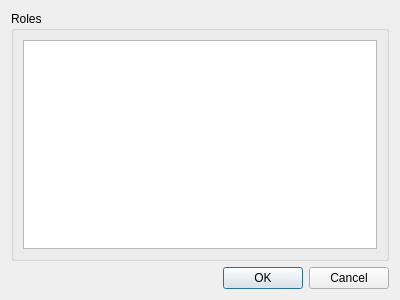
<?xml version="1.0" encoding="UTF-8"?>
<ui version="4.0">
 <class>StructuralBindDialog</class>
 <widget class="QDialog" name="StructuralBindDialog">
  <property name="geometry">
   <rect>
    <x>0</x>
    <y>0</y>
    <width>400</width>
    <height>300</height>
   </rect>
  </property>
  <property name="windowTitle">
   <string>Dialog</string>
  </property>
  <layout class="QVBoxLayout" name="verticalLayout">
   <item>
    <widget class="QGroupBox" name="groupBox">
     <property name="title">
      <string>Roles</string>
     </property>
     <layout class="QVBoxLayout" name="verticalLayout_2">
      <item>
       <widget class="QListWidget" name="listWidget"/>
      </item>
     </layout>
    </widget>
   </item>
   <item>
    <widget class="QDialogButtonBox" name="buttonBox">
     <property name="orientation">
      <enum>Qt::Horizontal</enum>
     </property>
     <property name="standardButtons">
      <set>QDialogButtonBox::Cancel|QDialogButtonBox::Ok</set>
     </property>
    </widget>
   </item>
  </layout>
 </widget>
 <resources/>
 <connections>
  <connection>
   <sender>buttonBox</sender>
   <signal>accepted()</signal>
   <receiver>StructuralBindDialog</receiver>
   <slot>accept()</slot>
   <hints>
    <hint type="sourcelabel">
     <x>248</x>
     <y>254</y>
    </hint>
    <hint type="destinationlabel">
     <x>157</x>
     <y>274</y>
    </hint>
   </hints>
  </connection>
  <connection>
   <sender>buttonBox</sender>
   <signal>rejected()</signal>
   <receiver>StructuralBindDialog</receiver>
   <slot>reject()</slot>
   <hints>
    <hint type="sourcelabel">
     <x>316</x>
     <y>260</y>
    </hint>
    <hint type="destinationlabel">
     <x>286</x>
     <y>274</y>
    </hint>
   </hints>
  </connection>
 </connections>
</ui>
